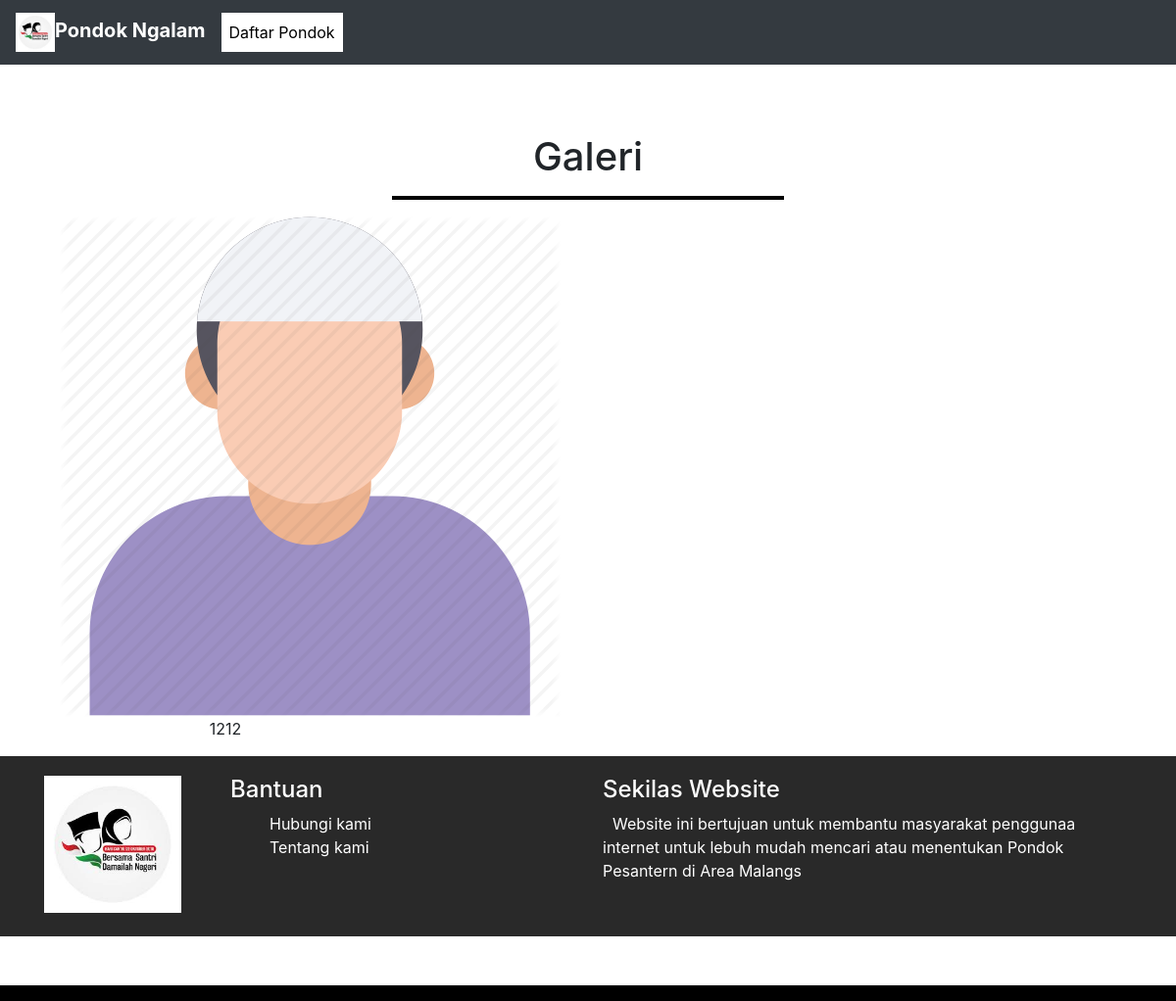
Page /index.php/galeri on the committed database.
### tables this page shows
CREATE TABLE `kategori_galeri` (
  `id` int(11) NOT NULL,
  `kode_galeri` int(11) NOT NULL,
  `nama_wisata` varchar(120) NOT NULL,
  `icon` varchar(120) NOT NULL
);

### application/controllers/Galeri.php (called while the page is built, shortened)
	<?php
class Galeri extends CI_Controller {
	public function __construct(){
		$this->load->model('Mgaleri');
		$this->load->model('MkategoriGaleri');
		$this->load->helper('url','form');
		$this->load->library('form_validation');
	}
	public function index()
	{
		$data['kategori_galeri']=$this->MkategoriGaleri->readKategoriGaleri();
		$this->load->view('header_customer');
		$this->load->view('galeri/galeri',$data);
		$this->load->view('footer');
	}
}

### index.php (called while the page is built, shortened)
<?php
require_once BASEPATH.'core/CodeIgniter.php';

### application/models/MkategoriGaleri.php (called while the page is built, shortened)
<?php
class MkategoriGaleri extends CI_Model {
	public function readKategoriGaleri()
	{
		$tampil=$this->db->get('kategori_galeri');
		return $tampil->result();
	}
}

### application/views/galeri/galeri.php (the view, shortened to what this page needs)
<html>
  <head>
  </head>
  <body>
    <link href="<?php echo base_url() ?>/assets/css/bootstrap.min.css" rel="stylesheet">
    <link rel="stylesheet" href="<?php echo base_url() ?>/assets/css/style2.css">
    <section class="galeri">
      <div class="container">
        <div class="row">
          <div class="col-sm-12 text-center">
            <h1>Galeri</h1>
            <hr>
            <?php foreach ($kategori_galeri as $key) {?>
              <div class="col-sm-4">
                <a href="<?=site_url()?>/galeri/tampilView/<?php echo $key->kode_galeri ?>" class="thumbnail">
                <img src="<?=base_url().'assets/uploads/galeri/'.$key->icon ?>">
              </a>
              <p><?php echo $key->nama_wisata; ?></p>
            </div>
            <?php } ?>
          </div>
        </div>
      </div>
    </section>
  </body>
</html>

### assets/css/style2.css (style rules this page uses)
html { position: relative; }
body { margin-bottom: 100px: }
hr { width: 400px; border-top: 4px solid black; }
.galeri { padding-top: 70px; min-height: 700px; }

### rows in the picture
kategori_galeri: icon (picture), nama_wisata "1212"
